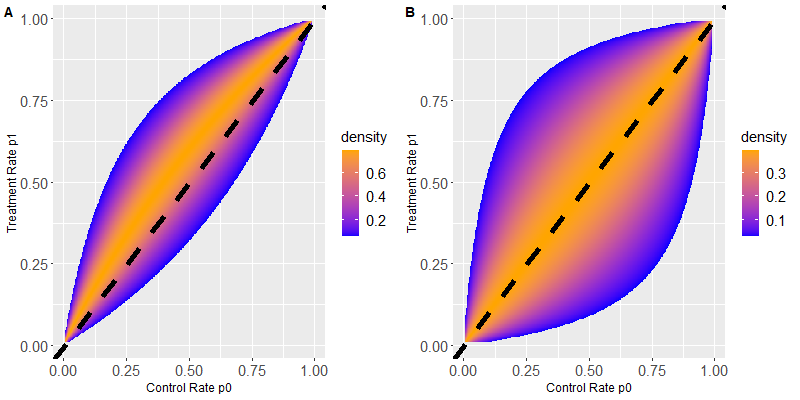

The script that saved this image:
library(tidyverse)
library(ggplot2)
library(ggpubr)

# theta0 <- 0
# s <- 1

logOR_prior <- function(theta0, s){
  p1 <- seq(0.01,0.99, 0.0025)
  p0 <- seq(0.01,0.99, 0.0025)
  lordt <- expand_grid(p1, p0) %>% mutate(logOR=log((p1*(1-p0))/(p0*(1-p1)))) %>% 
    mutate(lor_min=qnorm(0.0025,theta0,s), lor_max=qnorm(1-0.0025, theta0, s)) %>%
    mutate(surface=(logOR>=lor_min & logOR<=lor_max), density=dnorm(logOR, theta0, s))
  
  lordt_int <- lordt %>% filter(surface) 
  
  ggplot(lordt_int, aes(x=p0,y=p1,fill=density)) + geom_tile() +
    scale_fill_gradient(low="blue", high="orange") + 
    geom_abline(slope=1,intercept=0, color="black", linewidth=2, linetype="dashed") + 
    xlab("Control Rate p0") + ylab("Treatment Rate p1") + 
    theme(axis.text = element_text(size = 15),
          axis.title = element_text(size = 12),
          legend.text = element_text(size = 15),
          legend.title = element_text(size = 15)
    )
}


(plot1 <- logOR_prior(theta0=0.4, s=0.2))
(plot2 <- logOR_prior(theta0=0, s=1))

# png("logOR_prior.png", width = 800, height = 400)
ggarrange(plot1, plot2, labels=c("A","B"),ncol=2,nrow=1)
# dev.off()
